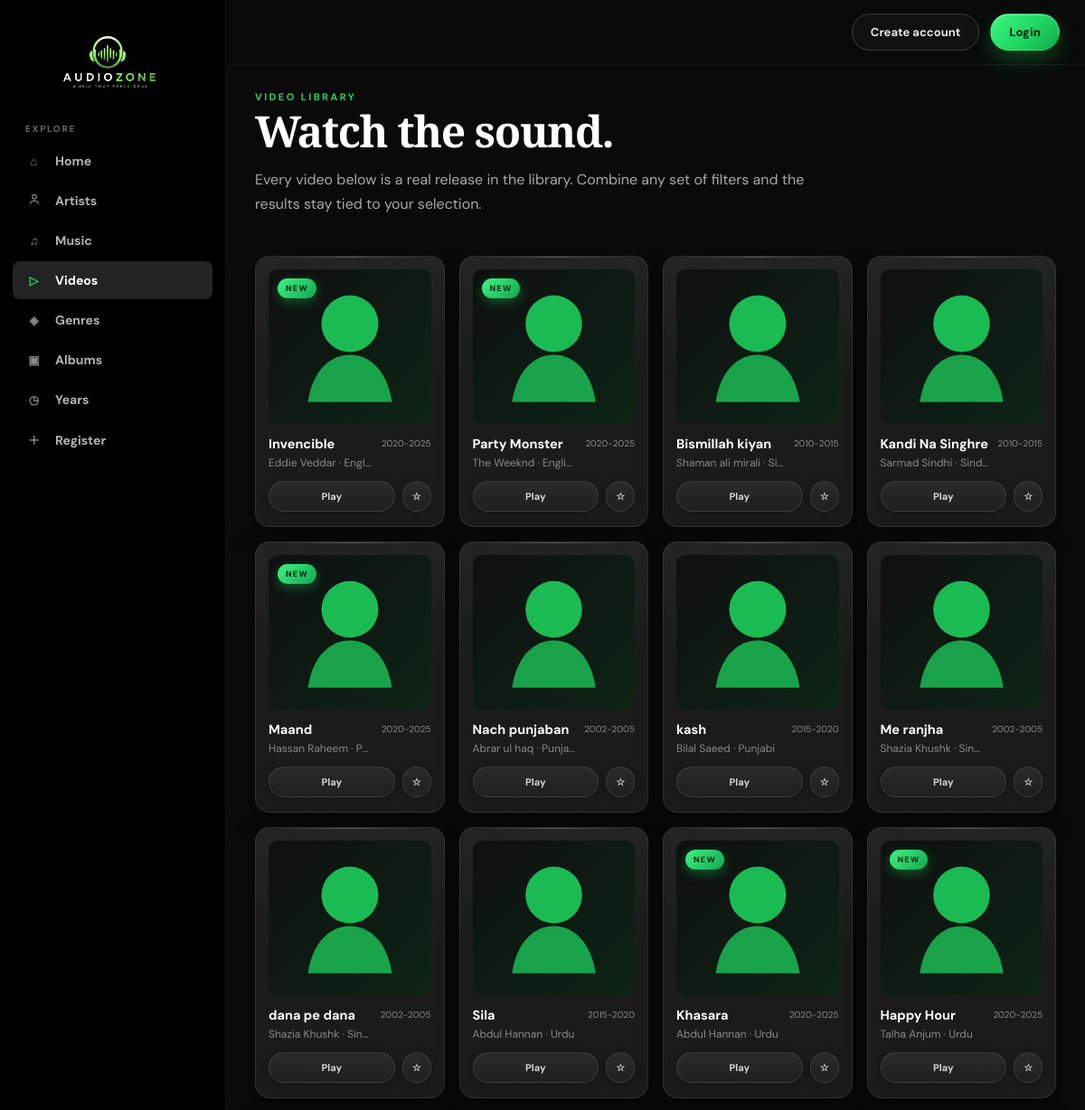
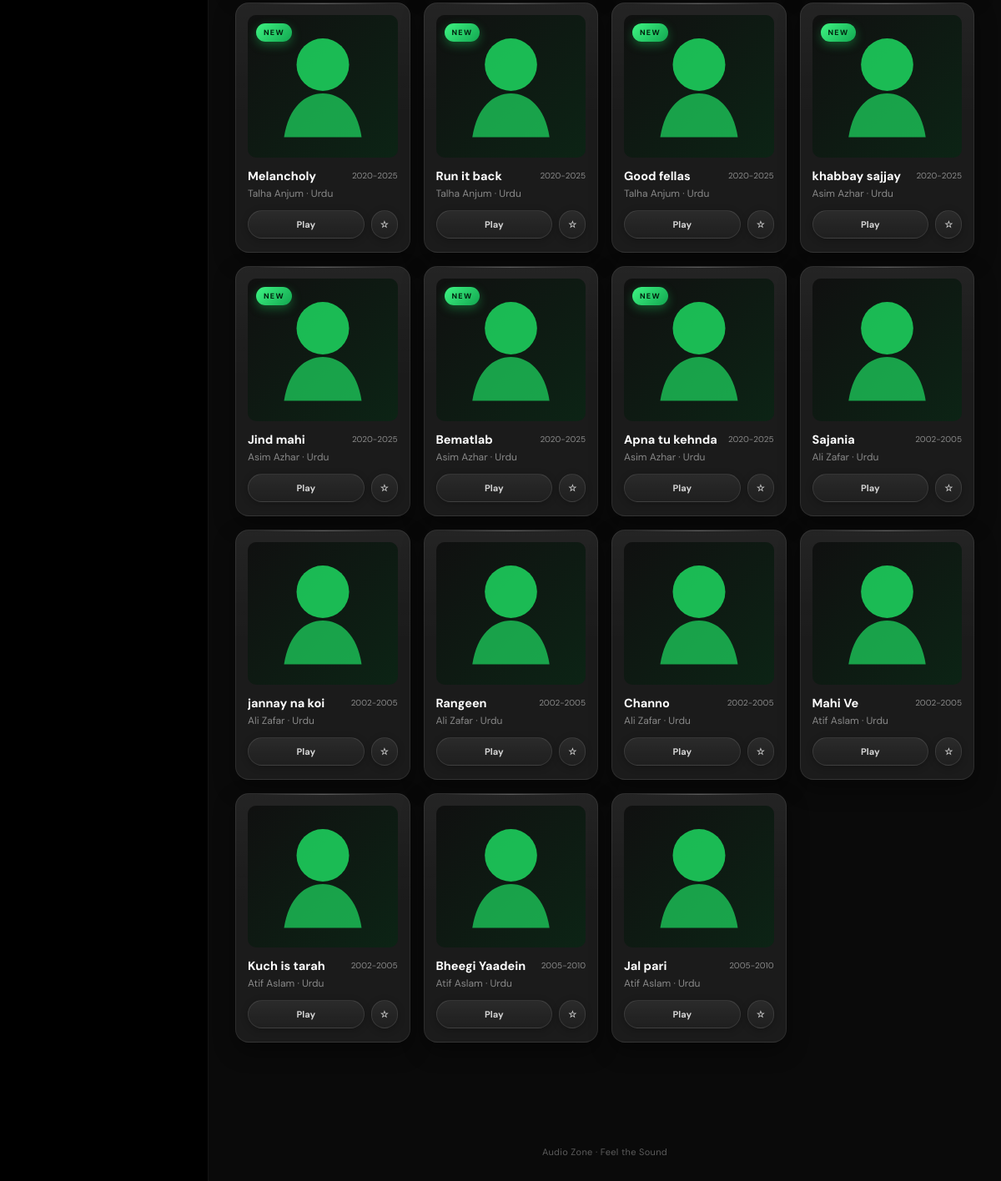
/videos.php, run on the app's committed database (2 pictures, top to bottom).
### tables this page shows
CREATE TABLE `videos` (
  `video_id` int(11) NOT NULL,
  `video_name` varchar(150) NOT NULL,
  `album_id` int(11) NOT NULL,
  `year_id` int(11) DEFAULT NULL,
  `genre_id` int(11) DEFAULT NULL,
  `image` varchar(255) DEFAULT NULL,
  `description` text DEFAULT NULL,
  `video_file` varchar(255) DEFAULT NULL,
  `rating` int(11) DEFAULT NULL
);

CREATE TABLE `albums` (
  `album_id` int(11) NOT NULL,
  `album_name` varchar(100) NOT NULL,
  `image` varchar(255) DEFAULT NULL,
  `language` varchar(50) DEFAULT NULL,
  `artist_name` varchar(100) DEFAULT NULL
);

CREATE TABLE `years` (
  `year_id` int(11) NOT NULL,
  `year_duration` varchar(100) NOT NULL,
  `image` varchar(255) DEFAULT NULL
);

### videos.php (the view, shortened to what this page needs)
<?php
include_once './config.php';
$ratedVideoIds = [];
$sql = "
    SELECT
        videos.*,
        albums.album_name,
        albums.language,
        albums.artist_name,
        genre.genre_name,
        years.year_duration
    FROM videos
    JOIN albums
        ON videos.album_id = albums.album_id
    JOIN genre
        ON videos.genre_id = genre.genre_id
    JOIN years
        ON videos.year_id = years.year_id
";
$sql .= "
    ORDER BY videos.video_id DESC
";
$stmt =
    $conn->prepare($sql);
if ($stmt) {
    $stmt->execute();
    $videoResult =
        $stmt->get_result();
} else {
    $videoResult = false;
}
$resultCount =
    ($videoResult)
        ? $videoResult->num_rows
        : 0;
include_once 'includes/header.php';
?>
<section class="page">
    <div class="page-heading">
        <div>
            <div class="eyebrow">
                Video Library
            </div>
            <h1>
                Watch the sound.
            </h1>
            <p>
                Every video below is a real release in the library.
                Combine any set of filters and the results stay tied
                to your selection.
            </p>
        </div>
    </div>
    <div
        class="grid"
        id="videosResultsPhp"
    >
        <?php if (
            $videoResult &&
            $resultCount > 0
        ) { ?>
            <?php while (
                $video =
                    mysqli_fetch_assoc(
                        $videoResult
                    )
            ) { ?>
                <?php
                $videoId =
                    (int) $video['video_id'];
                $videoIsRated =
                    isset(
                        $ratedVideoIds[$videoId]
                    );
                ?>
                <article class="track-card">
                    <div
                        class="cover-wrap"
                        style="position:relative;"
                    >
                        <img
                            src="<?= htmlspecialchars(
                                $video['image']
                                ?: 'assets/images/artist-placeholder.svg'
                            ); ?>"
                            alt="<?= htmlspecialchars(
                                $video['video_name']
                            ); ?> cover"
                            loading="lazy"
                            onerror="
                                this.src='assets/images/artist-placeholder.svg';
                            "
                        >
                        <?php if (
                            $video['year_duration']
                            === '2020-2025'
                        ) { ?>
                            <span class="type-badge new">
                                NEW
                            </span>
                        <?php } ?>
                    </div>
                    <div class="track-body">
                        <div class="track-title-row">
                            <div>
                                <h3>
                                    <?= htmlspecialchars(
                                        $video['video_name']
                                    ); ?>
                                </h3>
                                <p>
                                    <?= htmlspecialchars(
                                        $video['artist_name']
                                    ); ?>
                                    ·
                                    <?= htmlspecialchars(
                                        $video['language']
                                    ); ?>
                                </p>
                            </div>
                            <span class="year-pill">
                                <?= htmlspecialchars(
                                    $video['year_duration']
                                ); ?>
                            </span>
                        </div>
                        <div class="track-actions">
                            <a
                                class="text-btn"
                                href="play video.php?id=<?= $videoId; ?>"
                                style="
                                    display:inline-flex;
                                    align-items:center;
                                    justify-content:center;
                                    text-decoration:none;
                                "
                            >
                                Play
                            </a>
                            <button
                                type="button"
                                class="icon-btn rate-btn"
                                title="<?= $videoIsRated
                                    ? 'Rated'
                                    : 'Rate this video'; ?>"
                                data-item-id="<?= $videoId; ?>"
                                data-item-type="video"
                            >
                                <?= $videoIsRated
                                    ? '★'
                                    : '☆'; ?>
                            </button>
                        </div>
                    </div>
                </article>
            <?php } ?>
        <?php } else { ?>
            <div class="empty">
                Content not available for this selection.
            </div>
        <?php } ?>
    </div>
</section>
<?php
include_once 'includes/footer.php';
?>

### assets/style.css (style rules this page uses)
:root { --bg: #0a0a0a; --surface: #161616; --surface-2: #181818; --surface-3: #232323; --line: rgba(255, 255, 255, .08); --line-soft: rgba(255, 255, 255, .05); --accent: #1ed760; --accent-2: #12a750; --accent-soft: #c9ffdd; --cream: #ffffff; --muted: #b3b3b3; --dim: #888888; --shadow: 0 26px 60px rgba(0, 0, 0, .55); --shadow-sm: 0 10px 26px rgba(0, 0, 0, .4); --glow: 0 0 0 1px rgba(30, 215, 96, .18), 0 16px 40px rgba(30, 215, 96, .12); --sidebar: 250px; --radius: 16px; --radius-sm: 10px; }
* { box-sizing: border-box; }
html { scroll-behavior: smooth; }
body { margin: 0; background: radial-gradient(circle at 85% 4%, rgba(30, 215, 96, .10), transparent 34%), radial-gradient(circle at 8% 96%, rgba(30, 215, 96, .07), transparent 30%), var(--bg); color: var(--cream); font-family: "DM Sans", system-ui, sans-serif; -webkit-font-smoothing: antialiased; }
body.page-solid { background: var(--bg); }
a { color: inherit; text-decoration: none; }
button, input, select { font: inherit; }
button { cursor: pointer; user-select: none; -webkit-tap-highlight-color: transparent; }
img { max-width: 100%; display: block; }
.page { padding: 28px 32px; max-width: 1520px; margin: 0 auto; }
.eyebrow { color: var(--accent); font-size: 11px; letter-spacing: .22em; text-transform: uppercase; font-weight: 700; }
.hero h1, .page-heading h1 { font-family: "Playfair Display", Georgia, serif; font-weight: 700; letter-spacing: -.03em; font-size: clamp(42px, 5vw, 72px); line-height: .97; margin: 15px 0; }
.grid { display: grid; grid-template-columns: repeat(5, minmax(0, 1fr)); gap: 16px; }
.artist-card, .track-card, .filter-card, .album-card { background: linear-gradient(180deg, rgba(255, 255, 255, .05), rgba(255, 255, 255, .01) 45%), var(--surface-2); border: 1px solid var(--line); border-radius: var(--radius); overflow: hidden; transition: .3s cubic-bezier(.2, .7, .3, 1); box-shadow: var(--shadow-sm); position: relative; }
.track-card::after, .album-card::after { content: ""; position: absolute; top: 0; left: 12%; right: 12%; height: 1px; background: linear-gradient(90deg, transparent, rgba(255, 255, 255, .25), transparent); pointer-events: none; }
.artist-card h3, .track-card h3, .album-card h3 { margin: 0; font-size: 14.5px; font-weight: 700; white-space: nowrap; overflow: hidden; text-overflow: ellipsis; }
.artist-card p, .track-card p, .album-card p { margin: 4px 0 0; color: var(--dim); font-size: 12px; white-space: nowrap; overflow: hidden; text-overflow: ellipsis; }
.track-card { display: flex; flex-direction: column; padding: 14px 14px 0; }
.cover-wrap { position: relative; aspect-ratio: 1.05/1; background: #1a1a1a; overflow: hidden; border-radius: 10px; }
.cover-wrap img { width: 100%; height: 100%; object-fit: cover; transition: .4s ease; }
.cover-wrap:before { content: ""; position: absolute; inset: 0; background: linear-gradient(180deg, transparent 55%, rgba(0, 0, 0, .6)); opacity: 0; transition: .3s ease; }
.type-badge { position: absolute; top: 10px; padding: 5px 9px; border-radius: 999px; font-size: 9px; letter-spacing: .14em; font-weight: 800; }
.type-badge.new { left: 10px; background: linear-gradient(135deg, #3ef583, var(--accent-2)); color: #00220f; box-shadow: 0 4px 12px rgba(30, 215, 96, .35); }
.track-body { padding: 13px 0 16px; }
.track-title-row { display: flex; justify-content: space-between; gap: 10px; }
.track-title-row > div { min-width: 0; }
.year-pill { color: #8a8a8a; font-size: 10px; padding-top: 2px; white-space: nowrap; }
.track-actions { display: flex; gap: 8px; margin-top: 12px; }
.text-btn, .icon-btn { border: 1px solid rgba(255, 255, 255, .10); background: linear-gradient(180deg, rgba(255, 255, 255, .07), rgba(255, 255, 255, .02)); color: #d6d6d6; border-radius: 999px; padding: 9px 10px; font-size: 11px; font-weight: 700; transition: .2s cubic-bezier(.2, .8, .3, 1); position: relative; overflow: hidden; box-shadow: 0 2px 8px rgba(0, 0, 0, .25); }
.text-btn { flex: 1; }
.page-heading { margin-bottom: 28px; display: flex; justify-content: space-between; align-items: end; gap: 20px; }
.page-heading h1 { font-size: 48px; margin: 8px 0 0; }
.page-heading p { max-width: 620px; color: #a8a8a8; line-height: 1.7; }
@media (max-width: 1200px) { .grid { grid-template-columns: repeat(4, minmax(0, 1fr)); } }

### data on the page
videos: shows "NEW", video_name "Invencible", album.artist_name "Eddie Veddar", album.language "Engl…", year.year_duration "2020-2025"
videos: shows "NEW", video_name "Party Monster", album.artist_name "The Weeknd", album.language "English", year.year_duration "2020-2025"
videos: video_name "Bismillah kiyan", album.artist_name "Shaman ali mirali", album.language "Si…", year.year_duration "2010-2015"
videos: video_name "Kandi Na Singhre", album.artist_name "Sarmad Sindhi", album.language "Sind…", year.year_duration "2010-2015"
videos: shows "NEW", video_name "Maand", album.artist_name "Hassan Raheem", album.language "P…", year.year_duration "2020-2025"
videos: video_name "Nach punjaban", album.artist_name "Abrar ul haq", album.language "Punja…", year.year_duration "2002-2005"
videos: video_name "kash", album.artist_name "Bilal Saeed", album.language "Punjabi", year.year_duration "2015-2020"
videos: video_name "Me ranjha", album.artist_name "Shazia Khushk", album.language "Sin…", year.year_duration "2002-2005"
videos: video_name "dana pe dana", album.artist_name "Shazia Khushk", album.language "Sin…", year.year_duration "2002-2005"
videos: video_name "Sila", album.artist_name "Abdul Hannan", album.language "Urdu", year.year_duration "2015-2020"
videos: shows "NEW", video_name "Khasara", album.artist_name "Abdul Hannan", album.language "Urdu", year.year_duration "2020-2025"
videos: shows "NEW", video_name "Happy Hour", album.artist_name "Talha Anjum", album.language "Urdu", year.year_duration "2020-2025"
videos: shows "NEW", video_name "Melancholy", album.artist_name "Talha Anjum", album.language "Urdu", year.year_duration "2020-2025"
videos: shows "NEW", video_name "Run it back", album.artist_name "Talha Anjum", album.language "Urdu", year.year_duration "2020-2025"
videos: shows "NEW", video_name "Good fellas", album.artist_name "Talha Anjum", album.language "Urdu", year.year_duration "2020-2025"
videos: shows "NEW", video_name "khabbay sajjay", album.artist_name "Asim Azhar", album.language "Urdu", year.year_duration "2020-2025"
videos: shows "NEW", video_name "Jind mahi", album.artist_name "Asim Azhar", album.language "Urdu", year.year_duration "2020-2025"
videos: shows "NEW", video_name "Bematlab", album.artist_name "Asim Azhar", album.language "Urdu", year.year_duration "2020-2025"
videos: shows "NEW", video_name "Apna tu kehnda", album.artist_name "Asim Azhar", album.language "Urdu", year.year_duration "2020-2025"
videos: video_name "Sajania", album.artist_name "Ali Zafar", album.language "Urdu", year.year_duration "2002-2005"
videos: video_name "jannay na koi", album.artist_name "Ali Zafar", album.language "Urdu", year.year_duration "2002-2005"
videos: video_name "Rangeen", album.artist_name "Ali Zafar", album.language "Urdu", year.year_duration "2002-2005"
videos: video_name "Channo", album.artist_name "Ali Zafar", album.language "Urdu", year.year_duration "2002-2005"
videos: video_name "Mahi Ve", album.artist_name "Atif Aslam", album.language "Urdu", year.year_duration "2002-2005"
videos: video_name "Kuch is tarah", album.artist_name "Atif Aslam", album.language "Urdu", year.year_duration "2002-2005"
videos: video_name "Bheegi Yaadein", album.artist_name "Atif Aslam", album.language "Urdu", year.year_duration "2005-2010"
videos: video_name "Jal pari", album.artist_name "Atif Aslam", album.language "Urdu", year.year_duration "2005-2010"
